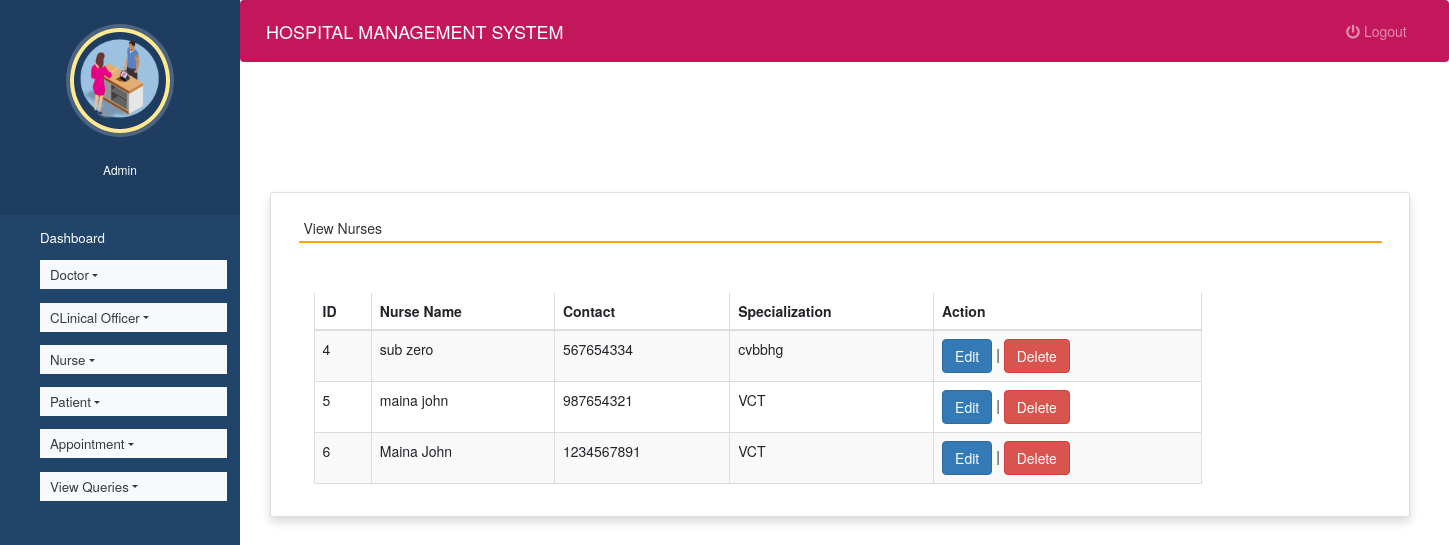
/view_nurse (signed in), run on an earlier commit of the app's database.
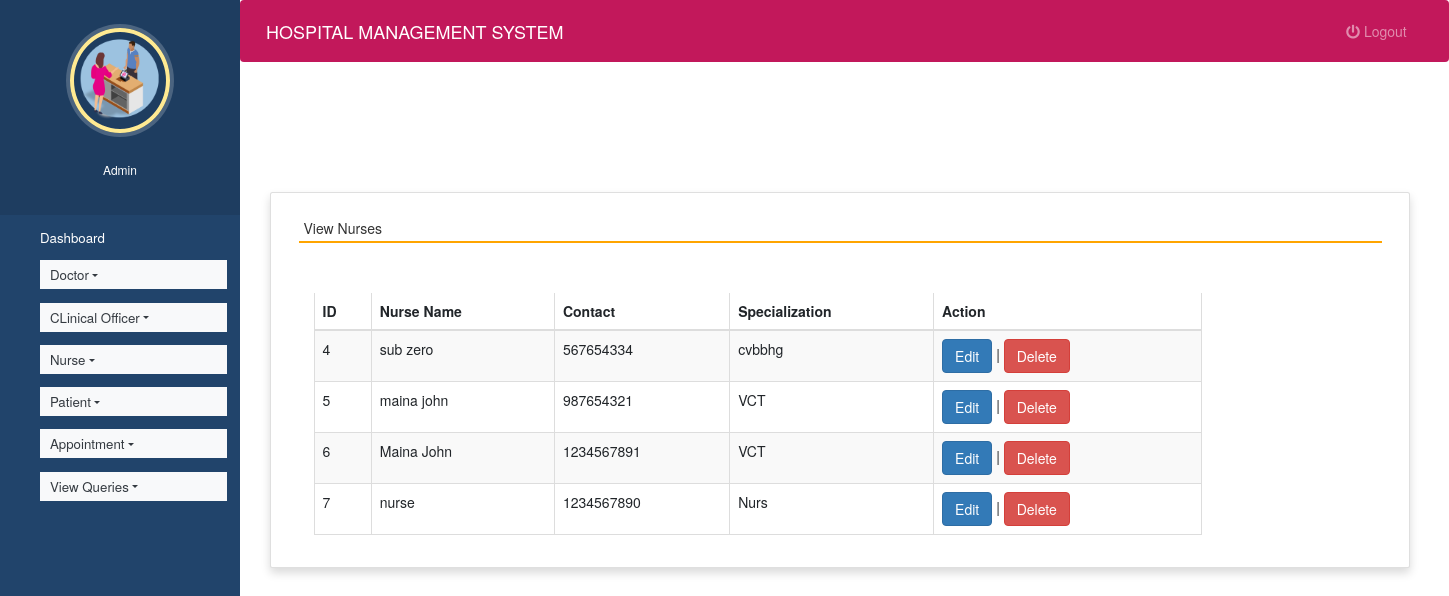
And on a later commit of the database.
### hospitals/models.py (models this page shows, shortened)
class Nurse(models.Model):
    name = models.CharField(max_length=50)
    mobile = models.IntegerField()
    special = models.CharField(max_length=50)

### hospitals/views.py (the view)
# urls.py: path('view_nurse', view_nurse, name = 'view_nurse'),
def view_nurse(request):
    if not request.user.is_staff:
        return redirect('login')
    nur = Nurse.objects.all()
    d = {'nur':nur}
    return render(request,'view_nurse.html', d)

### hospitals/templates/view_nurse.html (shortened to what this page needs)
{% extends 'admin_nav.html' %}
{% load static %}
{% block content %}
<head>
 <link rel="stylesheet" href="https://maxcdn.bootstrapcdn.com/bootstrap/3.4.1/css/bootstrap.min.css">
  <link rel="stylesheet" href="https://cdnjs.cloudflare.com/ajax/libs/font-awesome/4.7.0/css/font-awesome.min.css">
  <link rel="stylesheet" href="https://use.fontawesome.com/releases/v5.6.3/css/all.css">
</head>
<br><br><br><br>
<div class="container card shadow m-5">
    <div class="card-body">
        <h5 class="p-2" style="border-bottom: 2px solid orange">View Nurses</h5>
		<div class="container mt-5">
			<div class="table-responsive">
		<table id="example" class="table table-striped table-bordered table-sm" style="width:80%">
			<thead>
				<tr>
					<th>ID</th>
					<th>Nurse Name</th>
					<th>Contact</th>
					<th>Specialization</th>
                    <th>Action</th>
				</tr>
			</thead>
			<tbody>
            {% for i in nur %}
			<tr>
				<td>{{i.id}}</td>
				<td>{{i.name}}</td>
				<td>{{i.mobile}}</td>
				<td>{{i.special}}</td>
				<td><a href="{% url 'edit_nurse' i.id %}" class="btn btn-primary">Edit</a> |
				<a href="{% url 'delete_nurse' i.id %}" onclick="return confirm('Are you ready to delete this record ?')" class="btn btn-danger">Delete</a></td>
			</tr>
			{% endfor %}
			</tbody>
		</table>
				</div>
	 </div>
	</div>
</div>
{% endblock content %}

### hospitals/templates/admin_nav.html (shortened to what this page needs)
<!DOCTYPE html>
{% load static %}
<html lang="en">
  <head>
    <link
      rel="stylesheet"
      href="https://stackpath.bootstrapcdn.com/bootstrap/4.3.1/css/bootstrap.min.css"
    />
    <link
      rel="stylesheet"
      href="https://maxcdn.bootstrapcdn.com/font-awesome/4.7.0/css/font-awesome.min.css"
    />
    <link rel="stylesheet" href="{% static 'style.css' %}" />
  </head>
  <body>
    <nav class="menu" tabindex="0">
      <header class="avatar">
        <img src="{% static 'images/h8.png' %}" />
        <br /><br />
        <h6 style="color: white">Admin</h6>
      </header>
      <ul>
        <li tabindex="0" class="icon-dashboard">
          <a
            style="color: white; text-decoration: none"
            href="{% url 'admin_home' %}"
            ><span>Dashboard</span></a
          >
        </li>
        <li tabindex="0" class="nav-item dropdown icon-customers">
          <a
            href=""
            class="nav-link dropdown-toggle text-dark bg-light"
            id="navbardrop"
            data-toggle="dropdown"
            style="color: white; text-decoration: none"
          >
            Doctor</a
          >
        </li>
        <li tabindex="0" class="nav-item dropdown icon-customers">
          <a
            href=""
            class="nav-link dropdown-toggle text-dark bg-light"
            id="navbardrop"
            data-toggle="dropdown"
            style="color: white; text-decoration: none"
          >
            CLinical Officer</a
          >
        </li>
        <li tabindex="0" class="nav-item dropdown icon-customers">
          <a
            href=""
            class="nav-link dropdown-toggle text-dark bg-light"
            id="navbardrop"
            data-toggle="dropdown"
            style="color: white; text-decoration: none"
          >
            Nurse</a
          >
        </li>
        <li tabindex="0" class="nav-item dropdown icon-users">
          <a
            href=""
            class="nav-link dropdown-toggle text-dark bg-light"
            id="navbardrop"
            data-toggle="dropdown"
            style="color: white; text-decoration: none"
          >
            Patient</a
          >
        </li>
        <li tabindex="0" class="nav-item dropdown icon-calendar">
          <a
            href=""
            class="nav-link dropdown-toggle text-dark bg-light"
            id="navbardrop"
            data-toggle="dropdown"
            style="color: white; text-decoration: none"
          >
            Appointment</a
          >
        </li>
        <li tabindex="0" class="nav-item dropdown icon-calendar">
          <a
            href=""
            class="nav-link dropdown-toggle text-dark bg-light"
            id="navbardrop"
            data-toggle="dropdown"
            style="color: white; text-decoration: none"
          >
            View Queries</a
          >
        </li>
      </ul>
    </nav>
    <main>
      <div class="bs-example">
        <nav
          class="navbar navbar-expand-md navbar-dark fixed-top"
          style="background: #c2185b"
        >
          <a href="#" class="navbar-brand">HOSPITAL MANAGEMENT SYSTEM</a>
          <div
            class="collapse navbar-collapse justify-content-between"
            id="navbarCollapse"
          >
            <div class="navbar-nav" style="margin-left: 90%">
              <a href="{% url 'logout' %}" class="nav-item nav-link"
                ><i class="fas fa-power-off"></i> Logout</a
              >
            </div>
          </div>
        </nav>
      </div>
      {% block content %} {% endblock content %}
    </main>
  </body>
</html>

### hospitals/static/style.css (style rules this page uses)
body { padding-left: 240px; }
main { position: relative; height: 100vh; }
.menu { background: #21446B; height: 100vh; width: 240px; position: fixed; top: 0px; left: 0; z-index: 5; outline: none; }
.menu .avatar { background: rgba(0, 0, 0, 0.1); padding: 2em 0.5em; text-align: center; }
.menu .avatar img { width: 100px; border-radius: 50%; overflow: hidden; border: 4px solid #ffea92; box-shadow: 0 0 0 4px rgba(255, 255, 255, 0.2); }
.menu ul { list-style: none; padding: 0.5em 0; margin: 0; }
.menu ul li { padding: 0.5em 1em 0.5em 3em; font-size: 0.95em; font-weight: regular; background-repeat: no-repeat; background-position: left 15px center; background-size: auto 20px; transition: all 0.15s linear; cursor: pointer; }
.menu ul li.icon-dashboard { background-image: url("http://www.entypo.com/images//gauge.svg"); }
.menu ul li.icon-customers { background-image: url("http://www.entypo.com/images//briefcase.svg"); }
.menu ul li.icon-users { background-image: url("http://www.entypo.com/images//users.svg"); }
.menu ul li.icon-calendar { background-image: url("http://www.entypo.com/images//calendar.svg"); }

### hospitals/templates/admin_nav.html (style rules this page uses)
a:link { text-decoration: none; }
a { color: white; }
body { padding-left: 240px; }
main { position: relative; height: 100vh; }
.menu { background: #21446b; height: 100vh; width: 240px; position: fixed; top: 0px; left: 0; z-index: 5; outline: none; }
.menu .avatar { background: rgba(0, 0, 0, 0.1); padding: 2em 0.5em; text-align: center; }
.menu .avatar img { width: 100px; border-radius: 50%; overflow: hidden; border: 4px solid #ffea92; box-shadow: 0 0 0 4px rgba(255, 255, 255, 0.2); }
.menu ul { list-style: none; padding: 0.5em 0; margin: 0; }
.menu ul li { padding: 0.5em 1em 0.5em 3em; font-size: 0.95em; font-weight: regular; background-repeat: no-repeat; background-position: left 15px center; background-size: auto 20px; transition: all 0.15s linear; cursor: pointer; }
.menu ul li.icon-dashboard { background-image: url("http://www.entypo.com/images//gauge.svg"); }
.menu ul li.icon-customers { background-image: url("http://www.entypo.com/images//briefcase.svg"); }
.menu ul li.icon-users { background-image: url("http://www.entypo.com/images//users.svg"); }
.menu ul li.icon-calendar { background-image: url("http://www.entypo.com/images//calendar.svg"); }

What changed in the data, as far as the page shows it:
added Nurse: id "7", name "nurse", mobile "1234567890", special "Nurs"
